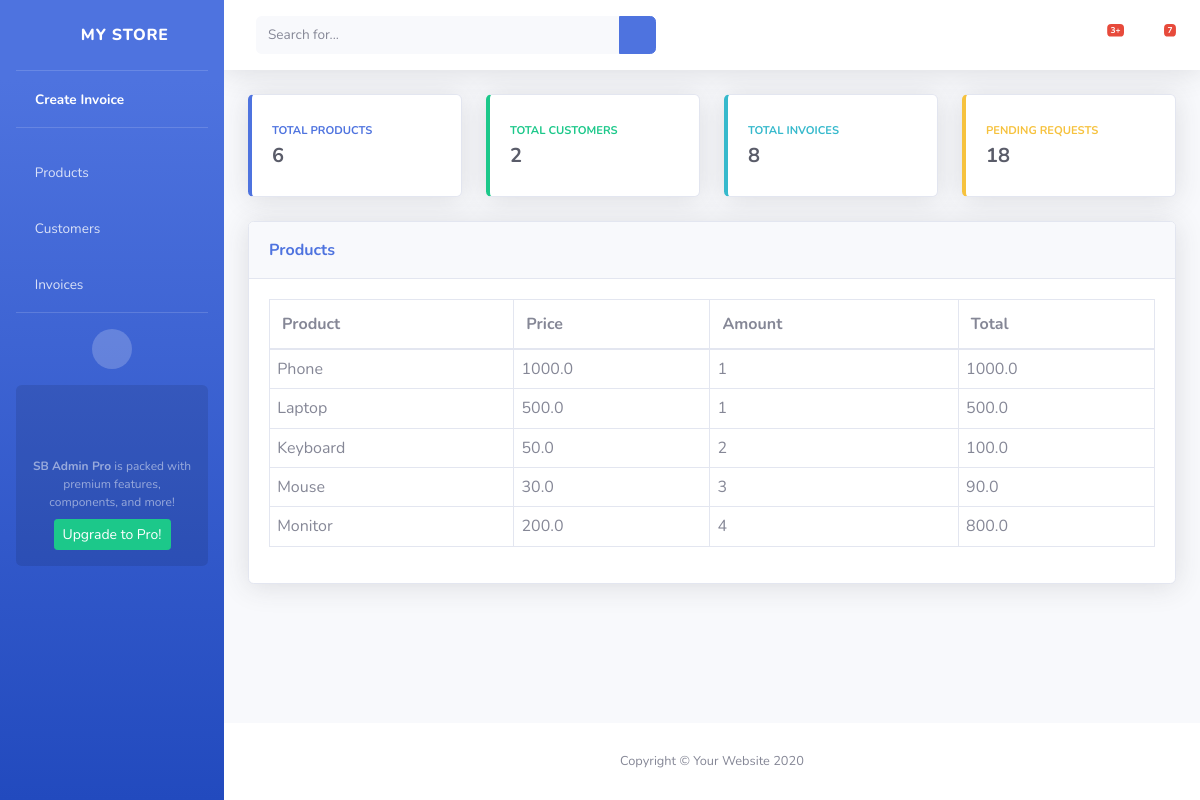
/view_invoice_detail/1/, run on the app's committed database.
### invoice/models.py (models this page shows)
class InvoiceDetail(models.Model):
    invoice = models.ForeignKey(Invoice, on_delete=models.SET_NULL, blank=True, null=True)
    product = models.ForeignKey(Product, on_delete=models.SET_NULL, blank=True, null=True)
    amount = models.IntegerField(default=0)
    @property
    def get_total_bill(self):
        total = float(self.product.product_price) * float(self.amount)
        return total

class Product(models.Model):
    product_name = models.CharField(max_length=255)
    product_price = models.FloatField(default=0)
    product_unit = models.CharField(max_length=255)
    def __str__(self):
        return str(self.product_name)

### invoice/views.py (the view)
# urls.py: path('view_invoice_detail/<int:pk>/', views.view_invoice_detail, name='view_invoice_detail'),
def view_invoice_detail(request, pk):
    total_product = Product.objects.count()
    total_customer = Customer.objects.count()
    total_invoice = Invoice.objects.count()
    invoice = Invoice.objects.get(id=pk)
    invoice_detail = InvoiceDetail.objects.filter(invoice=invoice)
    context = {
        'total_product': total_product,
        'total_customer': total_customer,
        'total_invoice': total_invoice,
        'invoice_detail': invoice_detail,
    }
    return render(request, 'invoice/view_invoice_detail.html', context)

### invoice/templates/invoice/view_invoice_detail.html
{% extends "invoice/base/base.html" %}
{% block content %}
<div class="row">
    <div class="col-xl-12 col-lg-7">
        <div class="card shadow mb-4">
            <div class="card-header py-3 d-flex flex-row align-items-center justify-content-between">
                <label class="m-0 font-weight-bold text-primary">Products</label>
            </div>
            <div class="card-body">
                <div class="table-responsive">
                    <table class="table table-bordered" id="dataTable" width="100%" cellspacing="0">
                        <thead>
                            <tr>
                                <th>Product</th>
                                <th>Price</th>
                                <th>Amount</th>
                                <th>Total</th>
                            </tr>
                        </thead>
                        <tbody>
                            {% for i in invoice_detail %}
                            <tr>
                                <td style="padding: 0.45em;">
                                    {{i.product}}
                                </td>
                                <td style="padding: 0.45em;">
                                    {{i.product.product_price}}
                                </td>
                                <td style="padding: 0.45em;">
                                    {{i.amount}}
                                </td>
                                <td style="padding: 0.45em;">
                                    {{i.get_total_bill}}
                                </td>
                            </tr>
                            {% endfor %}
                        </tbody>
                    </table>
                </div>
            </div>
        </div>
    </div>
</div>
{% endblock %}

### data on the page
InvoiceDetail: product "Phone", product.product_price "1000.0", amount "1", get_total_bill "1000.0"
InvoiceDetail: product "Laptop", product.product_price "500.0", amount "1", get_total_bill "500.0"
InvoiceDetail: product "Keyboard", product.product_price "50.0", amount "2", get_total_bill "100.0"
InvoiceDetail: product "Mouse", product.product_price "30.0", amount "3", get_total_bill "90.0"
InvoiceDetail: product "Monitor", product.product_price "200.0", amount "4", get_total_bill "800.0"

### other printed values
{{ total_product }} "6"
{{ total_customer }} "2"
{{ total_invoice }} "8"
